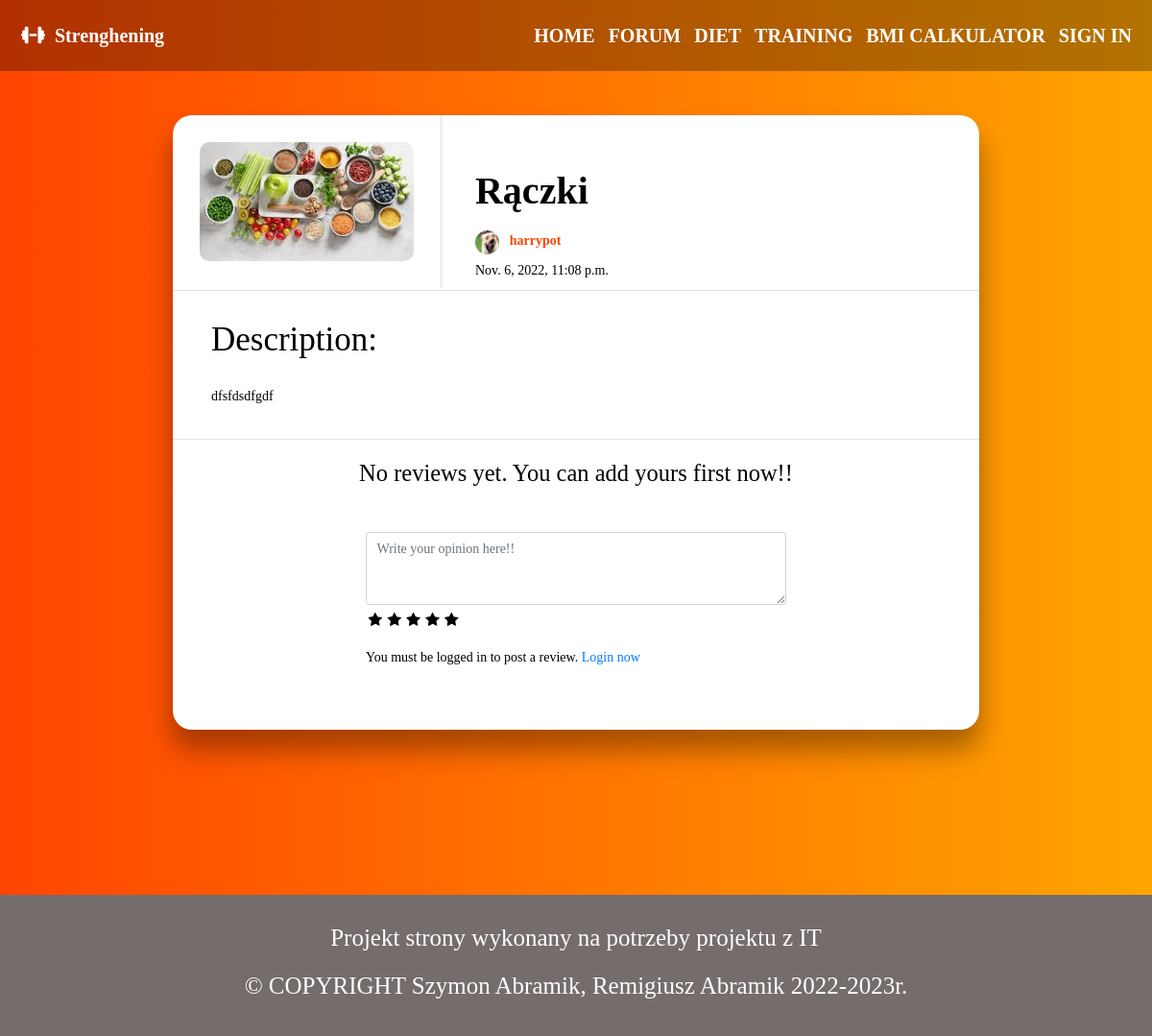
The page /diet/8/ on the database as committed earlier.
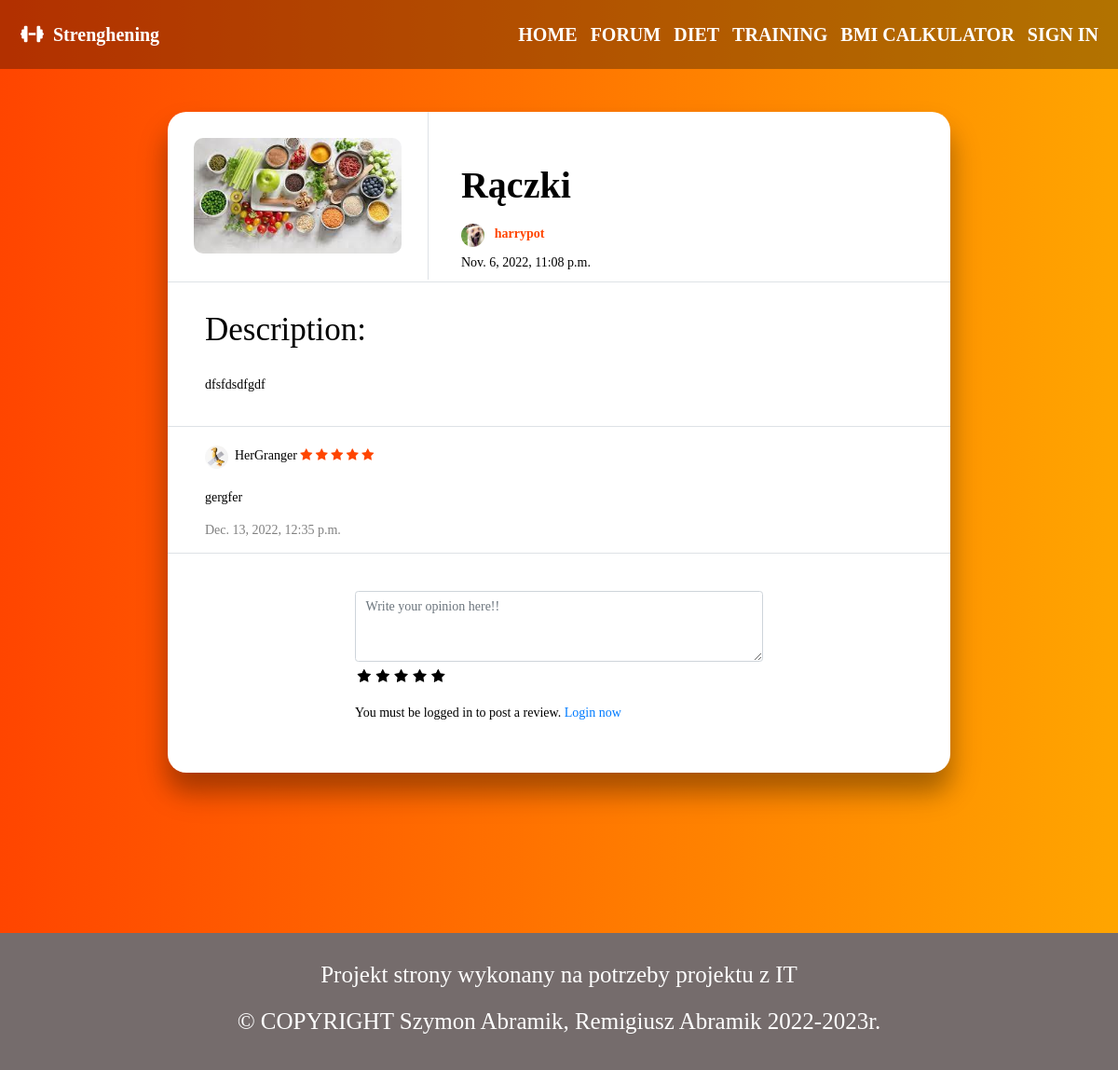
The same page on the database as committed later.
### diet/models.py (models this page shows, shortened)
class Diet(models.Model):
    name = models.CharField(max_length=30)
    context = models.TextField(max_length=1000)
    image = models.ImageField(default="diet_pics/default.png", upload_to='diet_pics')
    author = models.ForeignKey(settings.AUTH_USER_MODEL, null=True, on_delete=models.CASCADE)
    date = models.DateTimeField(auto_now=True)
    cut_context = models.TextField(max_length=1000, null=True)

class Review(models.Model):
    context = models.TextField(max_length=1000)
    author = models.ForeignKey(Profile, on_delete=models.CASCADE, null=True)
    date = models.DateTimeField(auto_now=True)
    object = models.ForeignKey(Diet, on_delete=models.CASCADE)
    rating = models.FloatField(default=0)
    number = models.IntegerField(null=True)

### login/models.py (models this page shows, shortened)
class Profile(models.Model):
    user = models.OneToOneField(User, null=True, on_delete=models.CASCADE)
    image = models.ImageField(default="profile_pics/default.png", upload_to='profile_pics')
    description = models.TextField(max_length=1000, default="You didn't change your description yet!")
    slug = models.SlugField(unique=True, blank=True, null=True)
    def get_absolute_url(self):
        return reverse("login:profile", args=[self.slug])

### diet/views.py (the view)
# urls.py: path('<int:diet_id>/', views.detailView, name='detail'),
def detailView(request, diet_id):
    reviews = Review.objects.filter(object__id=diet_id)
    diet = Diet.objects.get(id=diet_id)
    context = {
        'reviews': reviews,
        'diet': diet,
    }
    return render(request, 'diet/detail.html', context)

### diet/templates/diet/detail.html (shortened to what this page needs)
{% extends 'home/base.html' %}
{% block head %}
    {% load static %}
    <link href="{% static 'diet/style_detail.css' %}" rel="stylesheet" >
{% endblock %}
{% block body %}
<div class="padding-top"></div>
<div class="container-fluid">
    <div class="col">
        <div class="row border-bottom">
            <div class="col-4 diet-image">
                <div class="row justify-content-center border-right"><img class="picture" src="{{ diet.image.url }}"></div>
            </div>
            <div class="col-8 diet-info">
                <div class="row">
                    <h3>{{ diet.name }}</h3>
                </div>
                <div class="row">
                    <img
                        src="{{ diet.author.profile.image.url }}"
                        class="rounded-circle"
                        height="25"
                        alt="Black and White Portrait of a Man"
                        loading="lazy"
                        /> &nbsp; &nbsp;<a href="{{diet.author.profile.get_absolute_url}}">{{ diet.author.username }}</a>
                </div>
                <div class="row">
                    <p>{{diet.date}}</p>
                </div>
            </div>
        </div>
        <div class="row diet-context border-bottom">
            <div class="col">
                <div class="row">
                    <h1>Description:</h1>
                </div>
                <div class="row">
                    <p>{{diet.context}}</p>
                </div>
            </div>
        </div>
        {% if not reviews %}
            <div class="row justify-content-center" style="padding:20px;padding-bottom:0;"><h3> No reviews yet. You can add yours first now!!</h3></div>
        {% else %}
            {% for review in reviews %}
            <div class="row reviews border-bottom">
                <div class="col">
                    <div class="row contex-image">
                        <img
                            src="{{ review.author.image.url }}"
                            class="rounded-circle"
                            height="25"
                            alt="Black and White Portrait of a Man"
                            loading="lazy"
                        /> &nbsp;&nbsp;<p>{{ review.author.user.username }}</p>  &nbsp; <span>
                            <i class="fa fa-star{% if review.rating == 0.5 %}-half-o{% elif review.rating < 1 %}-o {% endif %}" aria-hidden="true"></i>
                            <i class="fa fa-star{% if review.rating == 1.5 %}-half-o{% elif review.rating < 2 %}-o {% endif %}" aria-hidden="true"></i>
                            <i class="fa fa-star{% if review.rating == 2.5 %}-half-o{% elif review.rating < 3 %}-o {% endif %}" aria-hidden="true"></i>
                            <i class="fa fa-star{% if review.rating == 3.5 %}-half-o{% elif review.rating < 4 %}-o {% endif %}" aria-hidden="true"></i>
                            <i class="fa fa-star{% if review.rating == 4.5 %}-half-o{% elif review.rating < 5 %}-o {% endif %}" aria-hidden="true"></i>
                        </span>
                    </div>
                    <div class="row contex">
                        <p>{{review.context}}</p>
                    </div>
                    <div class="row contex-stats">
                        <p>{{review.date}}</p>
                    </div>
                </div>
            </div>
            {% endfor %}
        {% endif %}
        <div class="row justify-content-center" style="padding-top:40px;padding-bottom:40px;">
            <form action="{% url 'diet:submit_review' diet.id %}" method="POST">
                <textarea name="context" cols="50" class="form-control review" rows="3" maxlength="1000" required="" id="id_context" required placeholder="Write your opinion here!!"></textarea>
                <div class="rate">
                    <input type="radio" name="rating" id="rating10" value="5" required /><label for="rating10" title="5"></label>
                    <input type="radio" name="rating" id="rating8" value="4" required /><label for="rating8" title="4"></label>
                    <input type="radio" name="rating" id="rating6" value="3"  /><label for="rating6" title="3"></label>
                    <input type="radio" name="rating" id="rating4" value="2" required /><label for="rating4" title="2"></label>
                    <input type="radio" name="rating" id="rating2" value="1" required /><label for="rating2" title="1"></label>
                </div>
                {% if user.is_authenticated %}
                    <input type="submit" value="Submit Review" class="comment-like float-right">
                {% else %}
                    <p>You must be logged in to post a review. <span><a href="{% url 'login:login' %}">Login now</a></span></p>
                {% endif %}
            </form>
        </div>
    </div>
</div>
<div class="padding-bottom"></div>
{% endblock %}

### home/templates/home/base.html (shortened to what this page needs)
<!DOCTYPE html>
<html lang="en">
<head>
    {% load static %}
    <link rel="stylesheet" href="https://cdn.jsdelivr.net/npm/bootstrap@4.6.2/dist/css/bootstrap.min.css">
    <link href="{% static 'fontawesomefree/css/fontawesome.css' %}" rel="stylesheet" type="text/css">
    <link rel="stylesheet" href="https://cdnjs.cloudflare.com/ajax/libs/font-awesome/4.7.0/css/font-awesome.min.css">
    <link href="{% static 'fontawesomefree/css/brands.css' %}" rel="stylesheet" type="text/css">
    <link href="{% static 'fontawesomefree/css/solid.css' %}" rel="stylesheet" type="text/css">
    <link href="{% static 'home/style.css' %}" rel="stylesheet" >
    {% block head %}
    {% endblock %}
</head>
<body>
    <nav class="navbar fixed-top navbar-expand-lg navbar-dark p-md-3">
        <a class="navbar-brand" href="{% url 'home:index' %}">
            <i class="fa-solid fa-dumbbell"></i>&nbsp; Strenghening
        </a>
        <div class="collapse navbar-collapse" id="navbarNav">
                <ul class="navbar-nav">
                    <li class="nav-item">
                        <a class="nav-link text-white" href="{% url 'home:index' %}">HOME</a>
                    </li>
                    <li class="nav-item">
                        <a class="nav-link text-white" href="{% url 'forum:index' %}">FORUM</a>
                    </li>
                    <li class="nav-item">
                        <a class="nav-link text-white" href="{% url 'diet:index' %}">DIET</a>
                    </li>
                    <li class="nav-item">
                        <a class="nav-link text-white" href="{% url 'training:index' %}">TRAINING</a>
                    </li>
                    <li class="nav-item">
                        <a class="nav-link text-white" href="{% url 'bmicalc:index' %}">BMI CALKULATOR</a>
                    </li>
                    {% if user.is_authenticated %}
                        <li class="nav-item">
                            <a class="nav-link text-white" href="{% url 'login:profile' user.profile.slug %}">
                                <img
                                    src="{{ user.profile.image.url }}"
                                    class="rounded-circle"
                                    height="25"
                                    alt="Black and White Portrait of a Man"
                                    loading="lazy"
                                />
                                {{request.user}}
                            </a>
                        </li>
                        <li class="nav-item">
                            <a class="nav-link text-white" href="{% url 'login:logout' %}">
                                <i class="fa-solid fa-power-off"></i>&nbsp; LOGOUT &nbsp;
                            </a>
                        </li>
                    {% else %}
                        <li class="nav-item">
                            <a href="{% url 'login:login' %}" class="nav-link text-white" tabindex="-1" role="button" aria-disabled="true">SIGN IN</a>
                        </li>
                    {% endif %}
                </ul>
            </div>
    </nav>
    {% block body %}
    {% endblock %}
    <section class="footer">
        <h1>Projekt strony wykonany na potrzeby projektu z IT
          <br>
          © COPYRIGHT Szymon Abramik, Remigiusz Abramik 2022-2023r.
        </h1>
    </section>
</body>
</html>

### home/static/home/style.css (style rules this page uses)
* { box-sizing: border-box; }
html, body { margin: 0; padding: 0; font-size: 14px; font-family: Verdana; background-color: white; color: black; width: 100%; }
nav.navbar { background-color: rgba(0, 0, 0, 0.3); }
.nav-link ul li, .navbar-brand { padding: 8px; }
.nav-item, .navbar-brand { transition: 0.5s; }
.navbar, .navbar-brand { font-size: 20px; font-weight: 600; transition: 0.5s; }
.footer { margin-top: 5%; width: 100%; text-align: center; padding: 20px 0; color: white; background-color: rgb(117, 108, 108); }
.footer h1 { font-size: 25px; line-height: 2; }

### diet/static/diet/style_detail.css (style rules this page uses)
body { background: linear-gradient(90deg, rgba(255,69,0,1) 0%, rgba(255, 165, 0,1) 100%) !important; }
.padding-bottom { height: 14vh; }
.container-fluid { margin-top: 5vh !important; border-radius: 20px; background-color: white; box-shadow: 0 20px 24px 0 rgba(0, 0, 0, 0.2), 0 21px 35px 0 rgba(0, 0, 0, 0.19); width: 70%; height: auto; min-height: 80vh; display: grid; padding: 0; }
.diet-image img { margin-top: 10%; margin-bottom: 10%; margin-left: auto; margin-right: auto; border-radius: 10px; width: 80%; }
.diet-info { padding-top: 55px; padding-left: 50px; }
.diet-info h3 { font-size: 40px; font-weight: 600; padding-bottom: 10px; }
.diet-info a { margin-bottom: 10px; color: orangered; font-weight: 550; }
.diet-info p { margin-bottom: 10px; }
.padding-top { height: 10vh; }
.rate { display: inline-block;; border: 0; }
.rate > label { float: right; }
.rate > label:before { display: inline-block; font-size: 1.1rem; font-family: FontAwesome; content: "\f005"; margin:0; padding:0.3rem .2rem; cursor: pointer; }
.fa { color: orangered; }
.diet-context h1 { padding-top: 30px; padding-left: 40px; }
.diet-context p { padding: 20px; padding-left: 40px; padding-right: 40px; }
.contex { padding-left: 40px; padding-top: 10px; }
.contex-image { padding-left: 40px; padding-top: 20px; }
.contex-stats { padding-left: 40px; color: grey; }

Rows that differ between the two databases and show on the page:
added Review: author.image (picture), author.user.username "HerGranger", rating 5 (drawn), context "gergfer", date "Dec. 13, 2022, 12:35 p.m."
Other text that changed with them:
text no longer shown: "No reviews yet. You can add yours first now!!"
